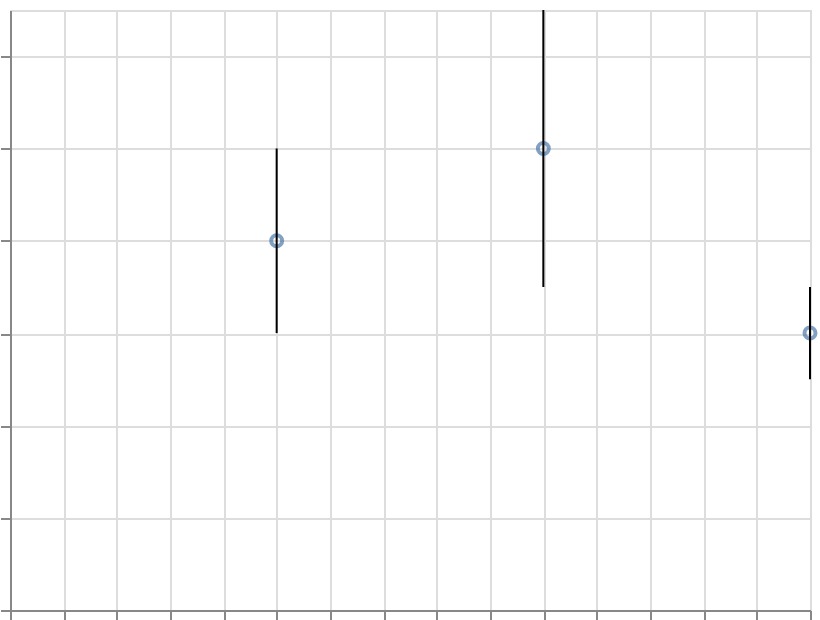

Describe this chart as a Vega-Lite specification.
### Vega-Lite specification from a JSON file in a GitHub repository (floating-point values rounded to 4 significant figures)
{"$schema": "https://vega.github.io/schema/vega-lite/v6.json", "width": 400, "height": 300, "padding": 5, "autosize": "none", "data": {"name": "table", "values": [{"x": 1, "y": 4, "yerr": 1}, {"x": 2, "y": 5, "yerr": 1.5}, {"x": 3, "y": 3, "yerr": 0.5}]}, "layer": [{"mark": "point", "encoding": {"x": {"field": "x", "type": "quantitative"}, "y": {"field": "y", "type": "quantitative"}}}, {"mark": "rule", "encoding": {"x": {"field": "x", "type": "quantitative"}, "y": {"field": "y_lower", "type": "quantitative"}, "y2": {"field": "y_upper", "type": "quantitative"}}, "transform": [{"calculate": "datum.y - datum.yerr", "as": "y_lower"}, {"calculate": "datum.y + datum.yerr", "as": "y_upper"}]}]}
